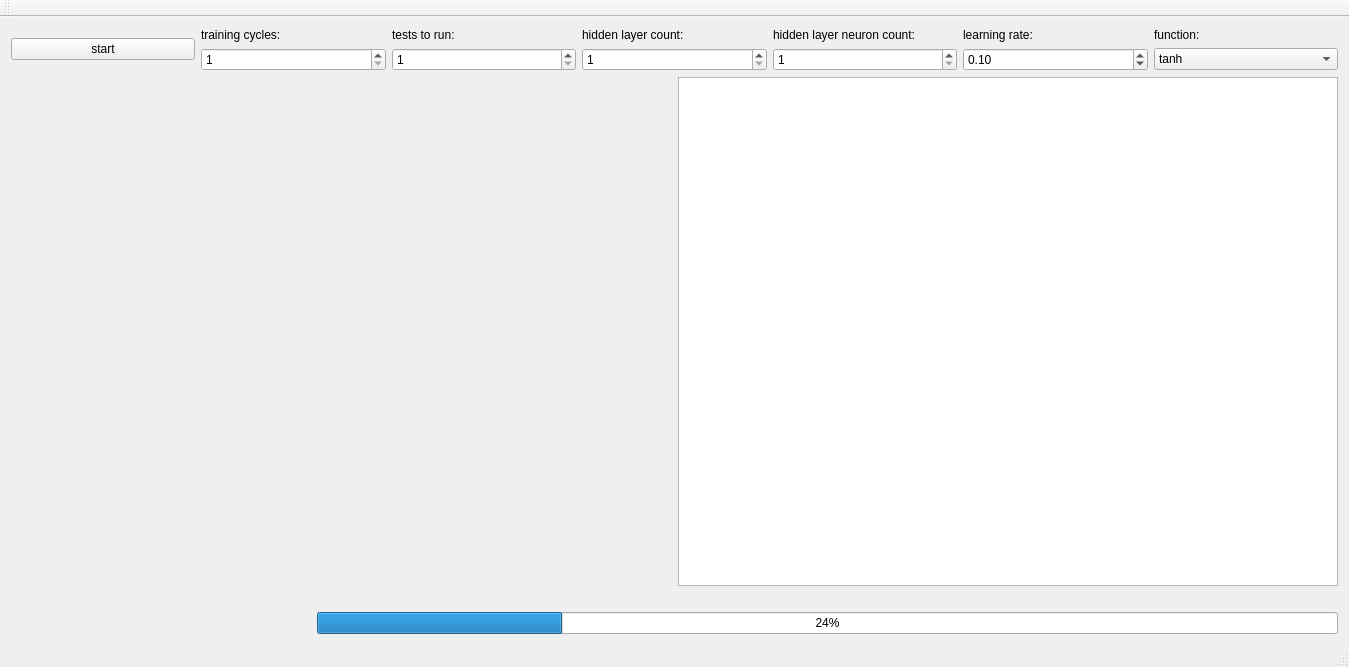
<?xml version="1.0" encoding="UTF-8"?>
<ui version="4.0">
 <class>MainWindow</class>
 <widget class="QMainWindow" name="MainWindow">
  <property name="geometry">
   <rect>
    <x>0</x>
    <y>0</y>
    <width>1349</width>
    <height>667</height>
   </rect>
  </property>
  <property name="windowTitle">
   <string>ISP2</string>
  </property>
  <widget class="QWidget" name="centralWidget">
   <layout class="QVBoxLayout" name="verticalLayout">
    <item>
     <layout class="QGridLayout" name="gridLayoutConfiguration">
      <item row="1" column="3">
       <widget class="QSpinBox" name="spinBoxHiddenLayerCount">
        <property name="minimum">
         <number>1</number>
        </property>
       </widget>
      </item>
      <item row="0" column="6">
       <widget class="QLabel" name="labelFunction">
        <property name="text">
         <string>function:</string>
        </property>
       </widget>
      </item>
      <item row="0" column="4">
       <widget class="QLabel" name="labelHiddenLayerNeuronCount">
        <property name="text">
         <string>hidden layer neuron count:</string>
        </property>
       </widget>
      </item>
      <item row="1" column="6">
       <widget class="QComboBox" name="comboBoxFunction">
        <property name="currentText">
         <string>tanh</string>
        </property>
        <item>
         <property name="text">
          <string>tanh</string>
         </property>
        </item>
        <item>
         <property name="text">
          <string>sigmoid</string>
         </property>
        </item>
       </widget>
      </item>
      <item row="1" column="1">
       <widget class="QSpinBox" name="spinBoxTrainingCycles">
        <property name="minimum">
         <number>1</number>
        </property>
        <property name="maximum">
         <number>100000</number>
        </property>
       </widget>
      </item>
      <item row="0" column="0" rowspan="2">
       <widget class="QPushButton" name="pushButtonStart">
        <property name="text">
         <string>start</string>
        </property>
       </widget>
      </item>
      <item row="0" column="2">
       <widget class="QLabel" name="labelTestsToRun">
        <property name="text">
         <string>tests to run:</string>
        </property>
       </widget>
      </item>
      <item row="1" column="4">
       <widget class="QSpinBox" name="spinBoxHiddenLayerNeuronCount">
        <property name="minimum">
         <number>1</number>
        </property>
        <property name="maximum">
         <number>999</number>
        </property>
       </widget>
      </item>
      <item row="0" column="1">
       <widget class="QLabel" name="labelTrainingCycles">
        <property name="text">
         <string>training cycles:</string>
        </property>
       </widget>
      </item>
      <item row="1" column="2">
       <widget class="QSpinBox" name="spinBoxTestsToRun">
        <property name="minimum">
         <number>1</number>
        </property>
        <property name="maximum">
         <number>10000</number>
        </property>
       </widget>
      </item>
      <item row="0" column="3">
       <widget class="QLabel" name="labelHiddenLayerCount">
        <property name="text">
         <string>hidden layer count:</string>
        </property>
       </widget>
      </item>
      <item row="0" column="5">
       <widget class="QLabel" name="labelLearningRate">
        <property name="text">
         <string>learning rate:</string>
        </property>
       </widget>
      </item>
      <item row="1" column="5">
       <widget class="QDoubleSpinBox" name="doubleSpinBoxLearningRate">
        <property name="maximum">
         <double>1.000000000000000</double>
        </property>
        <property name="singleStep">
         <double>0.010000000000000</double>
        </property>
        <property name="value">
         <double>0.100000000000000</double>
        </property>
       </widget>
      </item>
     </layout>
    </item>
    <item>
     <layout class="QHBoxLayout" name="horizontalLayoutCenter">
      <item>
       <layout class="QGridLayout" name="gridLayoutCurrentImage">
        <item row="3" column="0">
         <widget class="QLabel" name="labelFour">
          <property name="sizePolicy">
           <sizepolicy hsizetype="Expanding" vsizetype="Expanding">
            <horstretch>0</horstretch>
            <verstretch>0</verstretch>
           </sizepolicy>
          </property>
          <property name="text">
           <string/>
          </property>
         </widget>
        </item>
        <item row="4" column="1">
         <widget class="QLabel" name="labelSeven">
          <property name="sizePolicy">
           <sizepolicy hsizetype="Expanding" vsizetype="Expanding">
            <horstretch>0</horstretch>
            <verstretch>0</verstretch>
           </sizepolicy>
          </property>
          <property name="text">
           <string/>
          </property>
         </widget>
        </item>
        <item row="5" column="1">
         <widget class="QLabel" name="labelNine">
          <property name="sizePolicy">
           <sizepolicy hsizetype="Expanding" vsizetype="Expanding">
            <horstretch>0</horstretch>
            <verstretch>0</verstretch>
           </sizepolicy>
          </property>
          <property name="text">
           <string/>
          </property>
         </widget>
        </item>
        <item row="0" column="0">
         <widget class="QLabel" name="labelImage">
          <property name="sizePolicy">
           <sizepolicy hsizetype="Expanding" vsizetype="Expanding">
            <horstretch>0</horstretch>
            <verstretch>0</verstretch>
           </sizepolicy>
          </property>
          <property name="text">
           <string/>
          </property>
         </widget>
        </item>
        <item row="1" column="1">
         <widget class="QLabel" name="labelOne">
          <property name="sizePolicy">
           <sizepolicy hsizetype="Expanding" vsizetype="Expanding">
            <horstretch>0</horstretch>
            <verstretch>0</verstretch>
           </sizepolicy>
          </property>
          <property name="text">
           <string/>
          </property>
         </widget>
        </item>
        <item row="5" column="0">
         <widget class="QLabel" name="labelEight">
          <property name="sizePolicy">
           <sizepolicy hsizetype="Expanding" vsizetype="Expanding">
            <horstretch>0</horstretch>
            <verstretch>0</verstretch>
           </sizepolicy>
          </property>
          <property name="text">
           <string/>
          </property>
         </widget>
        </item>
        <item row="2" column="0">
         <widget class="QLabel" name="labelTwo">
          <property name="sizePolicy">
           <sizepolicy hsizetype="Expanding" vsizetype="Expanding">
            <horstretch>0</horstretch>
            <verstretch>0</verstretch>
           </sizepolicy>
          </property>
          <property name="text">
           <string/>
          </property>
         </widget>
        </item>
        <item row="3" column="1">
         <widget class="QLabel" name="labelFive">
          <property name="sizePolicy">
           <sizepolicy hsizetype="Expanding" vsizetype="Expanding">
            <horstretch>0</horstretch>
            <verstretch>0</verstretch>
           </sizepolicy>
          </property>
          <property name="text">
           <string/>
          </property>
         </widget>
        </item>
        <item row="0" column="1">
         <widget class="QLabel" name="labelExpectedLabel">
          <property name="sizePolicy">
           <sizepolicy hsizetype="Expanding" vsizetype="Expanding">
            <horstretch>0</horstretch>
            <verstretch>0</verstretch>
           </sizepolicy>
          </property>
          <property name="text">
           <string/>
          </property>
         </widget>
        </item>
        <item row="2" column="1">
         <widget class="QLabel" name="labelThree">
          <property name="sizePolicy">
           <sizepolicy hsizetype="Expanding" vsizetype="Expanding">
            <horstretch>0</horstretch>
            <verstretch>0</verstretch>
           </sizepolicy>
          </property>
          <property name="text">
           <string/>
          </property>
         </widget>
        </item>
        <item row="4" column="0">
         <widget class="QLabel" name="labelSix">
          <property name="sizePolicy">
           <sizepolicy hsizetype="Expanding" vsizetype="Expanding">
            <horstretch>0</horstretch>
            <verstretch>0</verstretch>
           </sizepolicy>
          </property>
          <property name="text">
           <string/>
          </property>
         </widget>
        </item>
        <item row="1" column="0">
         <widget class="QLabel" name="labelZero">
          <property name="sizePolicy">
           <sizepolicy hsizetype="Expanding" vsizetype="Expanding">
            <horstretch>0</horstretch>
            <verstretch>0</verstretch>
           </sizepolicy>
          </property>
          <property name="text">
           <string/>
          </property>
         </widget>
        </item>
       </layout>
      </item>
      <item>
       <widget class="QTableWidget" name="tableWidget">
        <property name="rowCount">
         <number>0</number>
        </property>
        <property name="columnCount">
         <number>2</number>
        </property>
        <attribute name="horizontalHeaderVisible">
         <bool>false</bool>
        </attribute>
        <column>
         <property name="text">
          <string>Number</string>
         </property>
        </column>
        <column>
         <property name="text">
          <string>Classification</string>
         </property>
        </column>
       </widget>
      </item>
     </layout>
    </item>
    <item>
     <layout class="QVBoxLayout" name="verticalLayoutBottom">
      <item>
       <widget class="QLabel" name="labelClassificationStatistics">
        <property name="text">
         <string/>
        </property>
       </widget>
      </item>
      <item>
       <layout class="QHBoxLayout" name="horizontalLayoutProgress">
        <item>
         <widget class="QLabel" name="labelProgress">
          <property name="sizePolicy">
           <sizepolicy hsizetype="Fixed" vsizetype="Preferred">
            <horstretch>0</horstretch>
            <verstretch>0</verstretch>
           </sizepolicy>
          </property>
          <property name="minimumSize">
           <size>
            <width>300</width>
            <height>0</height>
           </size>
          </property>
          <property name="maximumSize">
           <size>
            <width>300</width>
            <height>16777215</height>
           </size>
          </property>
          <property name="text">
           <string/>
          </property>
         </widget>
        </item>
        <item>
         <widget class="QProgressBar" name="progressBar">
          <property name="value">
           <number>24</number>
          </property>
         </widget>
        </item>
       </layout>
      </item>
     </layout>
    </item>
   </layout>
  </widget>
  <widget class="QMenuBar" name="menuBar">
   <property name="geometry">
    <rect>
     <x>0</x>
     <y>0</y>
     <width>1349</width>
     <height>22</height>
    </rect>
   </property>
  </widget>
  <widget class="QToolBar" name="mainToolBar">
   <attribute name="toolBarArea">
    <enum>TopToolBarArea</enum>
   </attribute>
   <attribute name="toolBarBreak">
    <bool>false</bool>
   </attribute>
  </widget>
  <widget class="QStatusBar" name="statusBar"/>
 </widget>
 <layoutdefault spacing="6" margin="11"/>
 <resources/>
 <connections/>
</ui>
